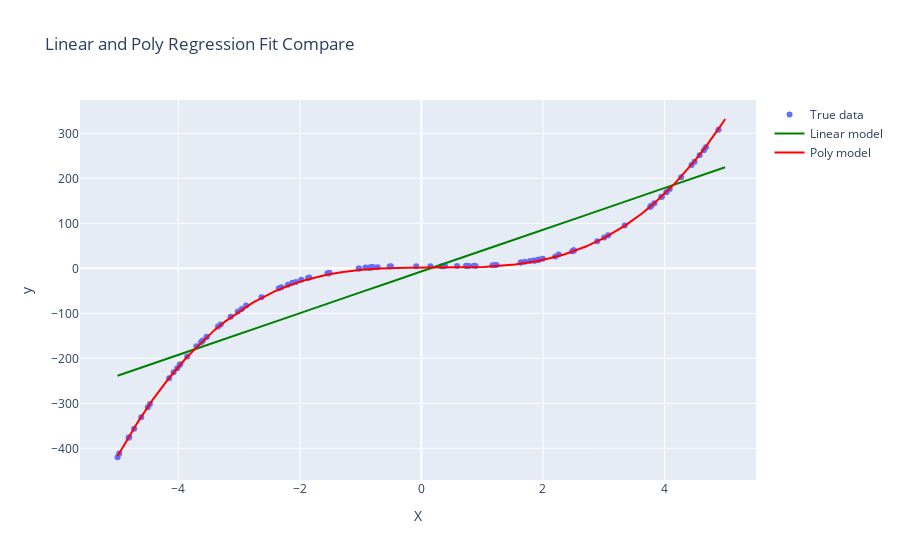

Notebook source saved alongside this figure:
### Code cell
# Plot the results using Plotly
X_space = torch.arange(-5, 5, 0.001, dtype=torch.float32).view(-1, 1)

predicted_linear = linear_model(X_space).detach().numpy()
predicted_poly = poly_model(X_space).detach().numpy()

scatter = go.Scatter(x=X, y=y, mode='markers', name='True data')
linear_line = go.Scatter(x=X_space.numpy().flatten(), y=predicted_linear.flatten(), mode='lines', name='Linear model', line=dict(color='green'))
poly_line = go.Scatter(x=X_space.numpy().flatten(), y=predicted_poly.flatten(), mode='lines', name='Poly model', line=dict(color='red'))

layout = go.Layout(
    title="Linear and Poly Regression Fit Compare",
    xaxis=dict(title="X"),
    yaxis=dict(title="y"),
    showlegend=True
)

fig = go.Figure(data=[scatter, linear_line, poly_line], layout=layout)
fig.show()

### Figure 1 — Plotly figure (JSON) as saved in the notebook; plotly's stock layout.template omitted (floating-point values rounded to 4 significant figures; data arrays with more than 128 entries replaced by an {"elided": "..."} marker saying what was removed)
{"data": [{"mode": "markers", "name": "True data", "type": "scatter", "x": [-0.8298, 2.203, -4.999, -1.977, -3.532, -4.077, -3.137, -1.544, -1.032, 0.3882, -0.8081, 1.852, -2.955, 3.781, -4.726, 1.705, -0.827, 0.5869, -3.596, -3.019, 3.007, 4.683, -1.866, 1.923, 3.764, 3.946, -4.15, -4.609, -3.302, 3.781, -4.017, -0.7889, 4.579, 0.3317, 1.919, -1.845, 1.865, 3.346, -4.817, 2.501, 4.889, 2.482, -2.196, 2.893, -3.968, -0.5211, 4.086, -2.064, -2.122, -3.7, -4.806, 1.788, -2.884, -2.345, -0.08427, -4.466, 0.7412, -3.533, 0.8931, 1.998, -3.977, -0.8594, 1.944, -0.8582, -4.5, 0.359, 1.638, 0.1489, 4.446, 0.8656, 4.034, -3.625, -3.607, 3.074, -1.023, -3.346, 4.275, -1.522, 2.508, 2.26, 3.833, 1.237, 2.509, -1.511, -2.301, 3.959, -0.7191, 4.648, 1.634, 1.217, -3.853, 4.495, -0.5009, 0.7839, -0.9186, -2.63, 4.034, 0.7368, -4.971, 1.171], "y": [2.067, 26.37, -419.9, -25.57, -152.1, -231.1, -107.4, -10.92, -0.3385, 5.079, 2.21, 17.26, -90.25, 138.8, -356.3, 14.61, 2.535, 5.01, -160.6, -96.1, 68.73, 269.2, -21.62, 18.97, 136.3, 158.5, -244.0, -330.7, -124.6, 138.9, -222.2, 2.367, 251.4, 4.413, 18.7, -20.63, 16.82, 95.17, -376.3, 39.01, 307.9, 37.88, -36.41, 60.08, -213.3, 4.237, 176.2, -30.28, -32.05, -173.3, -375.2, 16.38, -82.76, -44.49, 4.384, -301.8, 5.032, -152.5, 4.927, 21.21, -214.9, 1.307, 19.74, 1.059, -308.6, 4.904, 12.72, 4.915, 229.5, 5.822, 169.7, -164.2, -161.8, 73.55, -0.1917, -129.5, 202.7, -11.44, 40.27, 30.51, 144.8, 7.566, 39.74, -9.976, -42.11, 159.2, 2.592, 262.6, 12.88, 7.297, -196.0, 236.9, 4.614, 5.323, 2.082, -64.34, 169.0, 5.565, -411.7, 6.954]}, {"line": {"color": "green"}, "mode": "lines", "name": "Linear model", "type": "scatter", "x": {"elided": "10000 float values"}, "y": {"elided": "10000 float values"}}, {"line": {"color": "red"}, "mode": "lines", "name": "Poly model", "type": "scatter", "x": {"elided": "10000 float values"}, "y": {"elided": "10000 float values"}}], "layout": {"showlegend": true, "title": {"text": "Linear and Poly Regression Fit Compare"}, "xaxis": {"title": {"text": "X"}}, "yaxis": {"title": {"text": "y"}}}}
